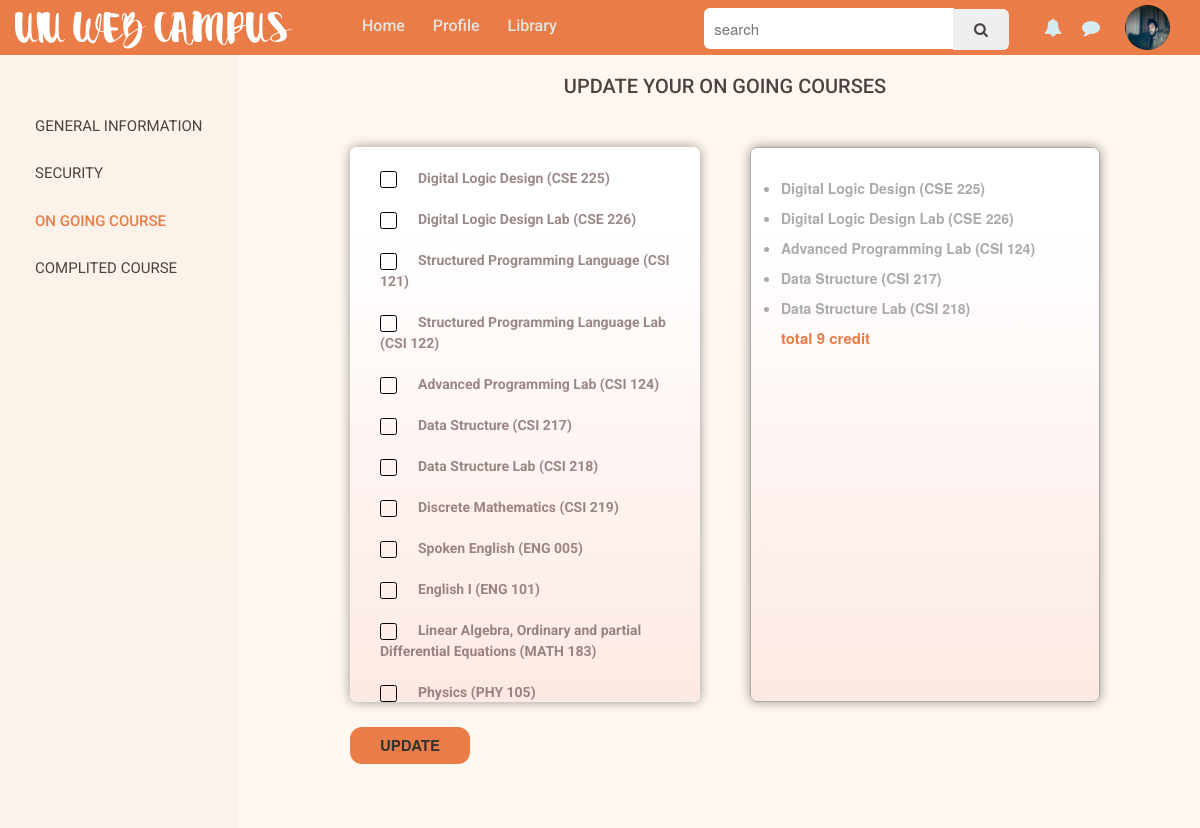
The page /uiuStudentCommunicationMedium/setting.php?cat=3 (signed in) on the database its author committed.
### tables this page shows
CREATE TABLE `course` (
  `courseId` varchar(55) NOT NULL,
  `courseName` varchar(255) NOT NULL,
  `credit` int(11) NOT NULL,
  `deptName` varchar(55) NOT NULL
);

CREATE TABLE `on_going_course` (
  `studentId` char(11) NOT NULL,
  `courseId` varchar(20) NOT NULL
);

### uiuStudentCommunicationMedium/template/settingOnGoingCourse.php (the view, shortened to what this page needs)
<div class="onGoingCourse content">
    <h2>Update your On Going courses</h2>
    <form method="post" action="">
    <div class="selection gradientBoxesWithOuterShadows">
    <?php
        include("includes/connection.php");
        $deptName= $_SESSION['deptName'];
        $courseName = "SELECT courseId,courseName
                       FROM course
                       WHERE deptName = '$deptName'";
        $run2 = mysqli_query($con,$courseName);
        $count=1;
        $n='course';
        while($row2 = mysqli_fetch_array($run2)){
            $courseName= $row2['courseName'];
            $courseId= $row2['courseId'];
            $name =$n.$count;
            echo"<label for='<?=$name?>'><span class='checkName'>$courseName ($courseId)</span></label>";
            $count++;
        }
    ?>
        </div>
        <input class="sub" type="submit" name="catSubmit" value="update" />
    </form>
    <?php include("template/updateOnGoingCourse.php"); ?>
    <div class="viewSelection gradientBoxesWithOuterShadows">
        <ol>
        <?php
        $loginId= $_SESSION['uId'];
        $onGoing =  "SELECT*
                    FROM on_going_course NATURAL JOIN course
                    WHERE on_going_course.studentId='$loginId'";
        $run2 = mysqli_query($con,$onGoing);
            $sum=0;
        while($row2 = mysqli_fetch_array($run2)){
            $courseName= $row2['courseName'];
            $courseId= $row2['courseId'];
            $credit = $row2['credit'];
            $sum+=$credit;
            echo"<li> $courseName ($courseId)</li>";
        }
            echo"<li>total $sum credit</li>";
    ?>
        </ol>
    </div>
</div>

### uiuStudentCommunicationMedium/setting.php (shortened to what this page needs)
<!doctype html>
<html lang="en">
  <head>
    <link href="style/reset.css" rel="stylesheet">
    <link rel="stylesheet" href="https://maxcdn.bootstrapcdn.com/font-awesome/4.7.0/css/font-awesome.min.css">
    <link rel="stylesheet" href="https://maxcdn.bootstrapcdn.com/bootstrap/3.3.6/css/bootstrap.min.css" >
    <link href="style/custom.css" rel="stylesheet">
    <link href="style/setting.css" rel="stylesheet">
  </head>
  <body>
      <?php
        if(isset($_SESSION['uId'])){
            include("template/header.php");
            include("template/settingBody.php");
        }else{
            header("location: index.php");
            exit();
        }
      ?>
  </body>
</html>

### uiuStudentCommunicationMedium/template/header.php (shortened to what this page needs)
<?php
     $propic = $_SESSION['proPic'] ;
?>
      <header>
          <div class="logo">
              <h1><a href="home.php">UIU WEB CAMPUS</a></h1>
          </div>
          <div class="nav1">
              <ul>
                  <?php if(basename($_SERVER['PHP_SELF']) == 'home.php'){
                            echo'<li><a href="home.php" class="active">home</a></li>';
                        }else echo'<li><a href="home.php">home</a></li>';
                  ?>
                  <?php if(basename($_SERVER['PHP_SELF']) == 'profile.php'){
                            echo'<li><a href="profile.php" class="active">profile</a></li>';
                        }else echo'<li><a href="profile.php">profile</a></li>';
                  ?>
                  <?php if(basename($_SERVER['PHP_SELF']) == 'library.php'){
                            echo'<li><a href="library.php?cat=1" class="active">library</a></li>';
                        }else echo'<li><a href="library.php?cat=1">library</a></li>';
                  ?>
              </ul>
          </div>
          <div class="nav2">
              <ul>
                  <li><a href="#"><i class="fa fa-bell" aria-hidden="true"></i></a></li>
                  <li><a href="#"><i class="fa fa-comment" aria-hidden="true"></i></a></li>
              </ul>
              <div class="dropdown">
                  <button onclick="dropDown()" class="dropbtn" style="background:url(<?php echo $propic; ?>);    background-size: 45px 45px;"></button>
              </div>
          </div>
          <div class="search">
              <form method="" action="">
                  <input type="text" name="search" placeholder="search"/>
                  <button type="submit" class="searchBtn">
                        <i class="fa fa-search" aria-hidden="true"></i>
                  </button>
              </form>
          </div>
      </header>

### uiuStudentCommunicationMedium/template/settingBody.php (shortened to what this page needs)
<div class="settingContainer">
    <div class="settingCatagory">
        <ul>
            <?php
                if($_GET['cat']==1){echo'<li><a href="setting.php?cat=1" class="active">General Information</a></li>';}
                else {echo'<li><a href="setting.php?cat=1">General Information</a></li>';}
                if($_GET['cat']==2){echo'<li><a href="setting.php?cat=2" class="active">Security</a></li>';}
                    else {echo'<li><a href="setting.php?cat=2">Security</a></li>';}
                if($_GET['cat']==3){echo'<li><a href="setting.php?cat=3" class="active">On Going Course</a></li>';}
                    else {echo'<li><a href="setting.php?cat=3">On Going Course</a></li>';}
                if($_GET['cat']==4){echo'<li><a href="setting.php?cat=4" class="active">Complited Course</a></li>';}
                    else {echo'<li><a href="setting.php?cat=4">Complited Course</a></li>';}
            ?>
        </ul>
    </div>
    <div class="settingContent">
    <?php
        if($_GET['cat'] == 1){
            include('settingGeneralInfo.php');}
        else if($_GET['cat'] == 2){
            include('settingSecurity.php');
        }else if($_GET['cat'] == 3){
            include('settingOnGoingCourse.php');
        }else if($_GET['cat'] == 4){
            include('settingCompletedCourse.php');
        }
        ?>
    </div>
</div>

### uiuStudentCommunicationMedium/style/custom.css (style rules this page uses)
h1,h2,h3,h4,h5,h6,p,a,span,i { text-decoration: none; color: #4A4342; font-family: 'Roboto', sans-serif; }
* { outline: none; }
.check + label { display: block; margin-bottom: 20px; cursor: pointer; padding-left: 30px; }
.check + label:before { content: "\2714"; border: 0.1em solid #000; border-radius: 0.2em; display: inline-block; width: 17px; height: 17px; padding-left: 0.2em; padding-bottom: 0.3em; margin-right: 6px; vertical-align: bottom; color: transparent; font-size: 12px; }
body { background: #FFF8F1!important; width: 100%; }
header { background: #ea7d47; width: 100%; height: 55px; position: fixed; z-index: 10000; }
.logo { width: 300px; float: left; }
.logo h1 { margin-left: 10px; margin-top: 0px; padding: 10px 5px 5px 5px ; }
.logo h1 a { color:#FFF !important; font-family:logo; font-size:40px; font-weight:400; text-align:center; text-transform: capitalize; }
.nav1 { float: left; margin-left: 50px; }
.nav1 ul { margin-top: 15px; }
.nav1 ul li { display: inline; }
.nav1 ul li a { text-decoration: none; color: #E5E4E2; font-family: 'Roboto', sans-serif; font-size: 16px; font-weight: 500; padding: 12px; text-transform: capitalize; }
.nav2 { float: right; margin-right: 30px; }
.nav2 ul { margin-top: 8px; float: left; }
.nav2 ul li { display: inline; float: left; padding: 5px; margin-top: 5px; }
.nav2 .fa { margin-left: 10px; color: #d6ebf2; font-size: 18px; }
.dropbtn { width: 45px; height: 45px; border-radius: 100%; margin-top: 5px; margin-left: 20px; padding: 16px;; border: none; cursor: pointer; }
.dropdown { float: right; position: relative; display: inline-block; }
.search { float: right; margin-top: 8px; margin-left: 20px; margin-right: 20px; }
.search input[type="text"] { width: 250px; border: none; border-radius: 6px 0px 0px 6px; padding: 10px; margin-right: -5px; color: #c05c33; font-size: 15px; -webkit-transition: width 0.4s ease-in-out; transition: width 0.4s ease-in-out; }
.searchBtn { border: none; border-radius: 0px 6px 6px 0px; font-size: 15px; height: 41px; }
.searchBtn .fa-search { padding: 12px 15px; }
.gradientBoxesWithOuterShadows { background-color: #FDE9E3; -webkit-box-shadow: 0px 0px 12px rgba(0, 0, 0, 0.4); -moz-box-shadow: 0px 1px 6px rgba(23, 69, 88, .5); -webkit-border-radius: 12px; -moz-border-radius: 7px; border-radius: 7px; background: -webkit-gradient(linear, left top, left bottom, color-stop(0%, white), color-stop(15%, white), color-stop(100%,#FDE9E3 )); background: -moz-linear-gradient(top, white 0%, white 55%, #FDE9E3 130%); }

### uiuStudentCommunicationMedium/style/setting.css (style rules this page uses)
html,body { margin: 0; height: 100%; }
.settingContainer { overflow: hidden; min-height: 750px; height: 100% }
.settingCatagory { background: #f3e8dd5e; position: fixed; margin-top: 55px; min-height: 100%; padding: 35px; max-width: 250px; }
.settingCatagory ul li { margin-top: 25px; }
.settingCatagory ul li a { font-size: 15px; font-weight: 400; text-decoration: none; text-transform: uppercase; }
.settingCatagory .active { font-weight: 500; color: #ea7d47; }
.settingContent { width: 750px; display: block; margin: 0 auto; padding-top: 55px; height: 100%; left: 250px; right: 0; position: absolute; }
.content h2 { text-align: center; text-transform: uppercase; font-size: 20px; }
.content span { margin-left: 15px; }
.content input[type="submit"] { border: none; padding: 10px; font-size: 15px; text-transform: uppercase; background: #ea7d47; border-radius: 12px; font-weight: 600; }
.onGoingCourse { height: 100%; }
.selection { float: left; margin-top: 40px; height: 555px; padding: 20px 10px 0 0; overflow: auto; width: 350px; }
.selection span { color: #634747a3;; }
.viewSelection { float: right; border: 1px solid #aaa; padding: 20px 10px 0 0; width: 350px; height: 555px; overflow: auto; margin-top: 40px; }
.onGoingCourse form { width: 350px; position: absolute; float: left; }
.sub { padding: 8px 30px!important; margin-top: 25px; }
.viewSelection ol { margin-top: 0px; padding: 10px; }
.viewSelection ol li { list-style-type: disc; padding-bottom: 10px; margin-left: 20px; font-weight: 600; color: #aaa; }
.viewSelection ol li:last-child { list-style-type: none; font-size: 15px; font-weight: 700; color: #ea7d47; }

### rows shown on the page
course: courseName "Digital Logic Design", courseId "CSE 225"
course: courseName "Digital Logic Design Lab", courseId "CSE 226"
course: courseName "Structured Programming Language", courseId "CSI 121"
course: courseName "Structured Programming Language Lab", courseId "CSI 122"
course: courseName "Advanced Programming Lab", courseId "CSI 124"
course: courseName "Data Structure", courseId "CSI 217"
course: courseName "Data Structure Lab", courseId "CSI 218"
course: courseName "Discrete Mathematics", courseId "CSI 219"
course: courseName "Spoken English", courseId "ENG 005"
course: courseName "English I", courseId "ENG 101"
course: courseName "Linear Algebra, Ordinary and partial Differential Equations", courseId "MATH 183"
course: courseName "Physics", courseId "PHY 105"
on_going_course: course.courseName "Digital Logic Design", courseId "CSE 225"
on_going_course: course.courseName "Digital Logic Design Lab", courseId "CSE 226"
on_going_course: course.courseName "Advanced Programming Lab", courseId "CSI 124"
on_going_course: course.courseName "Data Structure", courseId "CSI 217"
on_going_course: course.courseName "Data Structure Lab", courseId "CSI 218"

### other values the page prints
$sum "9"
